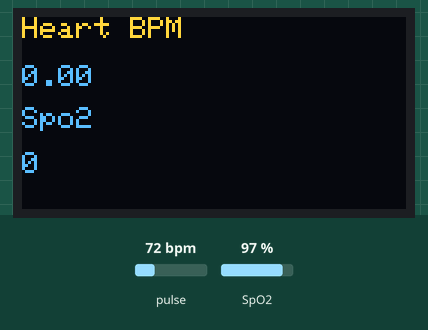
Simulated run of this sketch. Board: ESP8266 (NodeMCU). On the bench: 128×64 one-colour display. The test bench sets the inputs (shaded band); at power-on: pulse 72 bpm, SpO2 97 %. The OLED is the two-colour kind (top 16 rows yellow); WiFi joins after 1.5 s; servers stay silent unless stated; what the sketch prints to the serial monitor is not drawn.

Above: at 2.7 s.
2.8 s: pulse set to 42 bpm
At 5.53 s:
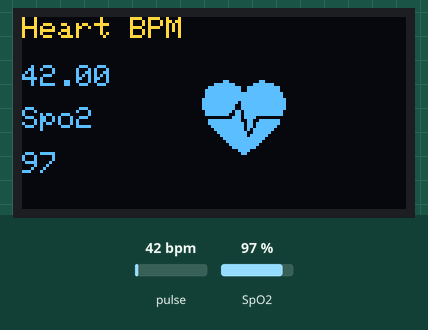
5.8 s: SpO2 set to 80 %
At 7.2 s:
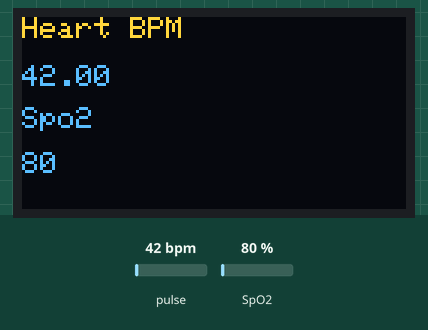
8.8 s: pulse set to 70 bpm
At 9.7 s:
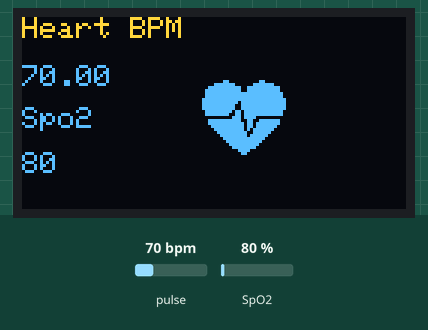
10.5 s: SpO2 set to 85 %
At 11.4 s:
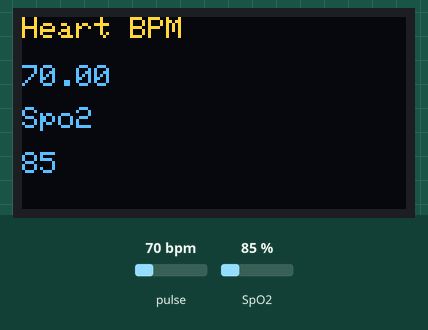
Timing chart, 0 to 13.5 s (numbered marks = the images above; inputs shaded):
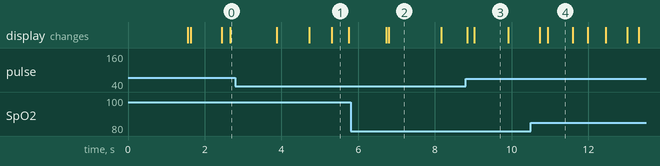

Measured:
- after the input at 5.8 s, the display: first differs from a run without the input after 0.99 s (image 2)
- after the input at 8.8 s, the display: first changes after 0.05 s (image 3 shows a later state)
- after the input at 10.5 s, the display: first differs from a run without the input after 0.44 s (image 4)
- what the display in image 1 shows lasts 0.5 s, from 5.3 s to 5.8 s
- what the display in image 2 shows lasts 1.4 s, from 6.8 s to 8.2 s
- what the display in image 3 shows lasts 0.9 s, from 9.0 s to 9.9 s
- what the display in image 4 shows lasts 0.7 s, from 10.9 s to 11.6 s

The sketch:

SPo2_BPM_OLED_S_0615_merge_version.ino
```cpp
#include <Wire.h>
#include <ESP8266WiFi.h>       //wifi library
#include <ESP8266HTTPClient.h>  //Stan==> for send data to jsp
#include <WiFiClient.h>        //Stan==> for send data to jsp
#include "MAX30100_PulseOximeter.h"

#include "Wire.h"
#include "Adafruit_GFX.h"
#include "OakOLED.h"
#define REPORTING_PERIOD_MS 1000


// Recommended settings for the MAX30100, DO NOT CHANGE!!!!,  refer to the datasheet for further info
//#define SAMPLING_RATE                       MAX30100_SAMPRATE_100HZ       // Max sample rate
//#define IR_LED_CURRENT                      MAX30100_LED_CURR_50MA        // The LEDs currents must be set to a level that
//#define IR_LED_CURRENT                      MAX30100_LED_CURR_17_4MA   //stan__best current
//#define RED_LED_CURRENT                     MAX30100_LED_CURR_27_1MA      // avoids clipping and maximises the dynamic range
#define PULSE_WIDTH                         MAX30100_SPC_PW_1600US_16BITS // The pulse width of the LEDs driving determines
#define HIGHRES_MODE                        true                          // the resolution of the ADC


// Create objects for the raw data from the sensor (used to make the trace) and the pulse and oxygen levels
MAX30100 sensor;            // Raw Data
PulseOximeter pox;          // Pulse and Oxygen

OakOLED oled;


//const char ssid[] = "XZ2 sasa";          //wifi  SSID & Password
//const char pwd[] = "0920231219";
//const char ssid[] = "chtti_NC";
//const char pwd[] = "chtti@chtti";
const char ssid[] = "SASAT";
const char pwd[] = "0920231219";

const unsigned char bitmap [] PROGMEM =
{
  0x00, 0x00, 0x00, 0x00, 0x01, 0x80, 0x18, 0x00, 0x0f, 0xe0, 0x7f, 0x00, 0x3f, 0xf9, 0xff, 0xc0,
  0x7f, 0xf9, 0xff, 0xc0, 0x7f, 0xff, 0xff, 0xe0, 0x7f, 0xff, 0xff, 0xe0, 0xff, 0xff, 0xff, 0xf0,
  0xff, 0xf7, 0xff, 0xf0, 0xff, 0xe7, 0xff, 0xf0, 0xff, 0xe7, 0xff, 0xf0, 0x7f, 0xdb, 0xff, 0xe0,
  0x7f, 0x9b, 0xff, 0xe0, 0x00, 0x3b, 0xc0, 0x00, 0x3f, 0xf9, 0x9f, 0xc0, 0x3f, 0xfd, 0xbf, 0xc0,
  0x1f, 0xfd, 0xbf, 0x80, 0x0f, 0xfd, 0x7f, 0x00, 0x07, 0xfe, 0x7e, 0x00, 0x03, 0xfe, 0xfc, 0x00,
  0x01, 0xff, 0xf8, 0x00, 0x00, 0xff, 0xf0, 0x00, 0x00, 0x7f, 0xe0, 0x00, 0x00, 0x3f, 0xc0, 0x00,
  0x00, 0x0f, 0x00, 0x00, 0x00, 0x06, 0x00, 0x00, 0x00, 0x00, 0x00, 0x00, 0x00, 0x00, 0x00, 0x00
};

void onBeatDetected()
{
  //Serial.println("Beat!");
  oled.drawBitmap( 60, 20, bitmap, 28, 28, 1);
  oled.display();
}

void setup()
{
  Serial.begin(115200);
  WiFi.mode(WIFI_STA);
  WiFi.begin(ssid, pwd);
  while (WiFi.status() != WL_CONNECTED) {
    Serial.print("try agin");
    delay(500);

  }

  Serial.print("\nIP address: ");
  Serial.println(WiFi.localIP());
  Serial.print("WiFi RSSI: ");
  Serial.println(WiFi.RSSI());

  oled.begin();
  oled.clearDisplay();
  oled.setTextSize(1);
  oled.setTextColor(1);
  oled.setCursor(0, 0);

  oled.println("Initializing pulse oximeter..");
  oled.display();

  //pinMode(16, OUTPUT);
  Serial.print("Initializing pulse oximeter..");


  // Initialize the sensor. Failures are generally due to an improper I2C wiring, missing power supply
  // or wrong target chip. Occasionally fails on startup (very rare), just press reset on Arduino
  if (!sensor.begin()) {
    Serial.print("Could not initialise MAX30100");
    for (;;);                                               // End program in permanent loop
  }


  if (!pox.begin()) {
    Serial.println("FAILED");
    oled.clearDisplay();
    oled.setTextSize(1);
    oled.setTextColor(1);
    oled.setCursor(0, 0);
    oled.println("FAILED");
    oled.display();
    for (;;);
  } else {
    oled.clearDisplay();
    oled.setTextSize(1);
    oled.setTextColor(1);
    oled.setCursor(0, 0);
    oled.println("SUCCESS");
    oled.display();
    Serial.println("SUCCESS");
  }

  // Set up the parameters for the raw data object

  //sensor.setLedsCurrent(IR_LED_CURRENT, RED_LED_CURRENT);
  //sensor.setSamplingRate(SAMPLING_RATE);
  sensor.setLedsPulseWidth(PULSE_WIDTH);
  sensor.setMode(MAX30100_MODE_SPO2_HR);
  sensor.setHighresModeEnabled(HIGHRES_MODE);


  pox.setIRLedCurrent(MAX30100_LED_CURR_17_4MA);   //stan__best current


  // Register a callback for the beat detection
  pox.setOnBeatDetectedCallback(onBeatDetected);
}

void loop()
{

  int16_t Diff = 0;                           // The difference between the Infra Red (IR) and Red LED raw results
  uint16_t ir, red;                           // raw results returned in these
  /*
    static float lastx = 1;                     // Last x position of trace
    static int lasty = TRACE_MIDDLE_Y_POSITION; // Last y position of trace, default to middle
    static float x = 1;                         // current x position of trace
    int32_t y;                                  // current y position of trace
  */

  uint8_t BPM, SpO2;                            // BPM and O2 values
  static uint32_t tsLastReport = 0;           // Last time BMP/O2 were checked
  //static int32_t SensorOffset = 10000;        // Offset to lowest point that raw data does not go below, default 10000
  // Note that as sensors may be slightly different the code adjusts this
  // on the fly if the trace is off screen. The default was determined
  // By analysis of the raw data returned

  pox.update();                               // Request pulse and o2 data from sensor
  sensor.update();                            // request raw data from sensor


  BPM = pox.getHeartRate();
  SpO2 = pox.getSpO2();
  //bool stop = 1;


  if (sensor.getRawValues(&ir, &red)) {      // If raw data available for IR and Red

    /*Serial.print("ir:");
      Serial.println(ir);
      Serial.print("red:");
      Serial.println(red);*/


    if (red < 1000)  {
      //Serial.println("Please Place your finger");
      oled.clearDisplay();
      oled.setTextSize(1);
      oled.setTextColor(1);
      oled.setCursor(30, 5);
      oled.println("Please Place ");
      oled.setCursor(30, 25);
      oled.println("your finger ");
      oled.display();


    }


    if (millis() - tsLastReport > REPORTING_PERIOD_MS && red > 3000) {

      //Serial.println("I'm in ");
      /*
        Serial.print("Heart rate:");
        Serial.print(BPM);
        Serial.print(" bpm / SpO2:");
        Serial.print(SpO2);
        Serial.println(" %");
      */

      oled.clearDisplay();
      oled.setTextSize(1);
      oled.setTextColor(1);
      oled.setCursor(0, 16);
      oled.println(pox.getHeartRate());

      oled.setTextSize(1);
      oled.setTextColor(1);
      oled.setCursor(0, 0);
      oled.println("Heart BPM");

      oled.setTextSize(1);
      oled.setTextColor(1);
      oled.setCursor(0, 30);
      oled.println("Spo2");

      oled.setTextSize(1);
      oled.setTextColor(1);
      oled.setCursor(0, 45);
      oled.println(pox.getSpO2());
      oled.display();
      tsLastReport = millis();


    }

    if (red > 2000 && red < 3700 && BPM > 30 && SpO2 > 50) {    // post data to DB when finger leave
      /*
        Serial.print("Heart rate_post:");
        Serial.print(BPM);
        Serial.print(" bpm / SpO2_post:");
        Serial.print(SpO2);
        Serial.println(" %");
      */

      servletGo(BPM, SpO2);

      delay(1500);

      //Serial.print("red:");
      //Serial.println(red);


    }
  }

}


void servletGo(uint8_t BPM, uint8_t SpO2) {

  // REPLACE with your Domain name and URL path or IP address with path
  //const char* serverName = "http://192.168.10.12:8080/FinalProject/bpminsert";        //Stan==> for send data to jsp===============================================
  const char* serverName = "http://192.168.0.3:8080/FinalProject/bpminsert";

  //Check WiFi connection status
  if (WiFi.status() == WL_CONNECTED) {
    HTTPClient http;

    // Your Domain name with URL path or IP address with path
    http.begin(serverName);

    // Specify content-type header
    http.addHeader("Content-Type", "application/x-www-form-urlencoded");


    // Prepare your HTTP POST request data
    String httpRequestData = "Pulse_Rate=" + String(BPM) + "&SpO2=" + String(SpO2) + "&Patno=20";

    Serial.print("httpRequestData: ");
    Serial.println(httpRequestData);


    // Send HTTP POST request
    int httpResponseCode = http.POST(httpRequestData);


    if (httpResponseCode > 0) {
      Serial.print("HTTP Response code: ");
      Serial.println(httpResponseCode);
    }
    else {
      Serial.print("Error code: ");
      Serial.println(httpResponseCode);
    }
    // Free resources
    http.end();

  }
  else {
    Serial.println("WiFi Disconnected");    //Stan=====> display no WiFi
    oled.clearDisplay();
    oled.setTextSize(1);
    oled.setTextColor(1);
    oled.setCursor(30, 5);
    oled.println("Sorry, WiFi ");
    oled.setCursor(30, 15);
    oled.println("Disconnected ");
    oled.display();

  }
  //Send an HTTP POST request every 15 seconds
  //delay(15000);


}
```
